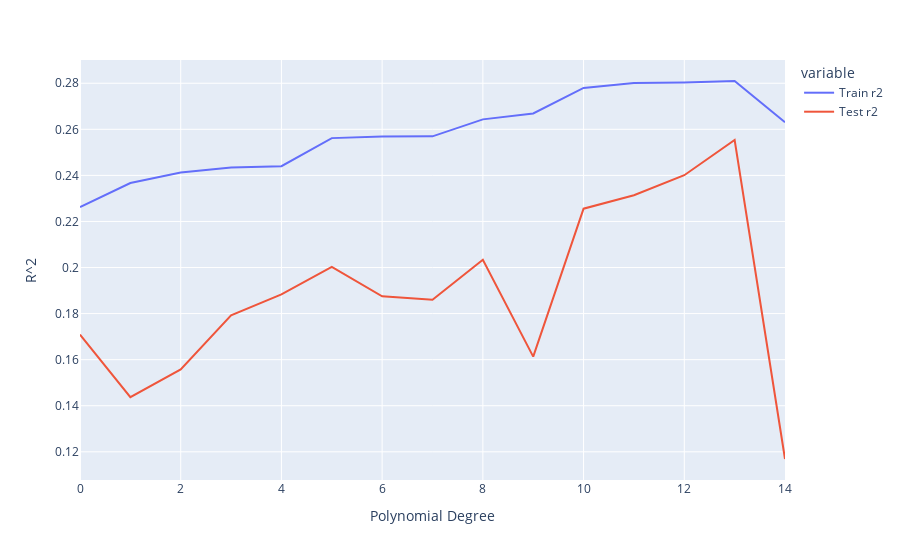

Source (notebook cell):
### Code cell
fig = px.line(r2_train_test)
fig.update_layout(showlegend=True, xaxis_title='Polynomial Degree', yaxis_title='R^2')
fig.write_html("step7-outage-polyn.html", include_plotlyjs='cdn')
fig.show()

### Figure 1 — Plotly figure (JSON) as saved in the notebook; plotly's stock layout.template omitted (floating-point values rounded to 4 significant figures)
{"data": [{"hovertemplate": "variable=Train r2<br>index=%{x}<br>value=%{y}<extra></extra>", "legendgroup": "Train r2", "line": {"color": "#636efa", "dash": "solid"}, "marker": {"symbol": "circle"}, "mode": "lines", "name": "Train r2", "orientation": "v", "showlegend": true, "type": "scatter", "x": [0, 1, 2, 3, 4, 5, 6, 7, 8, 9, 10, 11, 12, 13, 14], "xaxis": "x", "y": [0.2263, 0.2367, 0.2412, 0.2434, 0.244, 0.2562, 0.2569, 0.257, 0.2643, 0.2669, 0.278, 0.2801, 0.2803, 0.281, 0.2631], "yaxis": "y"}, {"hovertemplate": "variable=Test r2<br>index=%{x}<br>value=%{y}<extra></extra>", "legendgroup": "Test r2", "line": {"color": "#EF553B", "dash": "solid"}, "marker": {"symbol": "circle"}, "mode": "lines", "name": "Test r2", "orientation": "v", "showlegend": true, "type": "scatter", "x": [0, 1, 2, 3, 4, 5, 6, 7, 8, 9, 10, 11, 12, 13, 14], "xaxis": "x", "y": [0.1709, 0.1437, 0.1557, 0.1792, 0.1883, 0.2002, 0.1875, 0.186, 0.2033, 0.1613, 0.2255, 0.2314, 0.2401, 0.2554, 0.1169], "yaxis": "y"}], "layout": {"autosize": true, "legend": {"title": {"text": "variable"}, "tracegroupgap": 0}, "margin": {"t": 60}, "showlegend": true, "xaxis": {"anchor": "y", "autorange": true, "domain": [0, 1], "range": [0, 14], "title": {"text": "Polynomial Degree"}, "type": "linear"}, "yaxis": {"anchor": "x", "autorange": true, "domain": [0, 1], "range": [0.1078, 0.2901], "title": {"text": "R^2"}, "type": "linear"}}}
